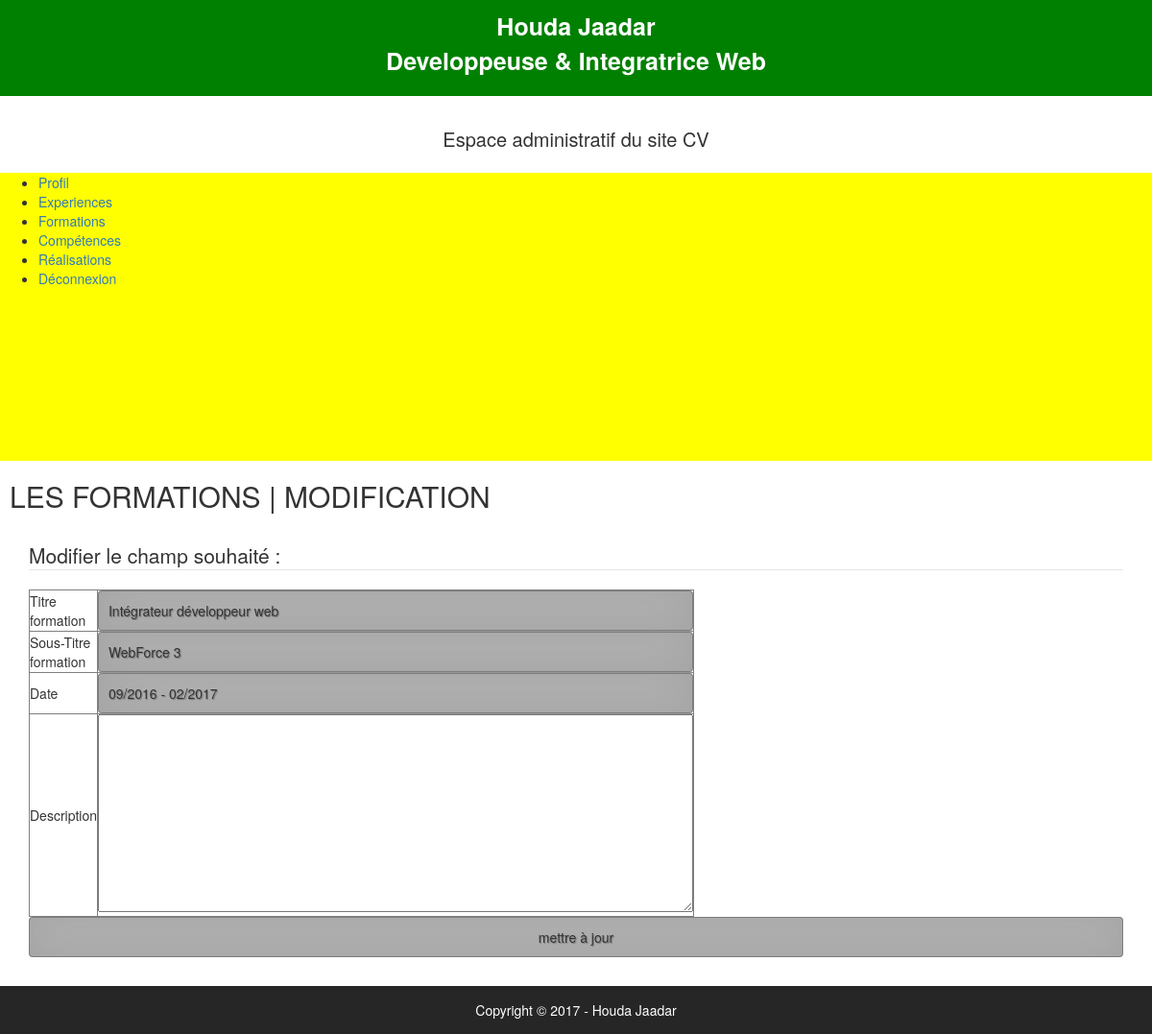
Screenshot of /admin/modif_formation.php?id_formation=1 (signed in) with the database file from the repository.
### tables this page shows
CREATE TABLE `t_utilisateur` (
  `id_utilisateur` smallint(5) NOT NULL,
  `prenom` varchar(25) NOT NULL,
  `nom` varchar(25) NOT NULL,
  `email` varchar(50) NOT NULL,
  `telephone` varchar(20) NOT NULL COMMENT 'varchar car 0 n''est pas un entier',
  `mdp` varchar(13) NOT NULL,
  `pseudo` varchar(13) NOT NULL,
  `avatar` varchar(13) NOT NULL,
  `age` smallint(5) NOT NULL,
  `date_naissance` date NOT NULL,
  `sexe` enum('Femme','Homme') NOT NULL,
  `etat_civil` enum('M.','Mme') NOT NULL,
  `statut_marital` varchar(13) NOT NULL,
  `adresse` text NOT NULL,
  `code_postal` varchar(5) NOT NULL,
  `ville` varchar(50) NOT NULL,
  `pays` varchar(25) NOT NULL,
  `note` varchar(20) NOT NULL
);

CREATE TABLE `t_formations` (
  `id_formation` int(11) NOT NULL,
  `titre_f` varchar(45) NOT NULL,
  `sous_titre_f` varchar(45) NOT NULL,
  `dates_f` varchar(45) NOT NULL,
  `description_f` text,
  `utilisateur_id` int(11) NOT NULL
);

### admin/modif_formation.php (the view, shortened to what this page needs)
<?php require '../connexion/connexion.php'; ?>
<?php
$id_formation = $_GET['id_formation'];
$sql = $pdoCV -> query("SELECT * FROM t_formations WHERE id_formation = '$id_formation'");
$ligne_formation = $sql->fetch();
?>
<?php include'haut.php';?>
	<div class="contenuPrincipal">
		<h2 class="h2"> Les formations | modification </h2>
		<div>
			<form action="modif_formation.php" method="POST">
				<legend>Modifier le champ souhaité : </legend>
				<table width="200px" border="">
                    <tr>
                        <td>Titre formation</td>
                        <td><input type="text" name="titre_f" value="<?= $ligne_formation['titre_f']; ?>" required></td>
                    </tr>
                    <tr>
                        <td>Sous-Titre formation</td>
                        <td><input type="text" name="sous_titre_f" value="<?= $ligne_formation['sous_titre_f']; ?>" required></td>
                    </tr>
					<tr>
                        <td>Date</td>
                        <td><input type="text" name="dates_f" value="<?= $ligne_formation['dates_f']; ?>" required></td>
                    </tr>
					<tr>
                        <td>Description</td>
                        <td><textarea id="editor1" size="100" cols="80" rows="10" name="description_f" required><?= $ligne_formation['description_f']; ?></textarea>
                        </td>
                    </tr>
				</table>
					<input type="submit" value="mettre à jour">
			</form>
		</div>
	</div>
<?php include'bas.php';?>

### admin/haut.php (shortened to what this page needs)
<?php require '../connexion/connexion.php'; ?>
<?php
        $sql = $pdoCV->query("SELECT * FROM t_utilisateur");
        $resultat = $sql->fetch();?>
<!DOCTYPE html>
<html lang="fr">
<head>
    <link rel="stylesheet" type="text/css" href="../css/style.css">
    <link rel="stylesheet" href="https://maxcdn.bootstrapcdn.com/bootstrap/3.3.7/css/bootstrap.min.css">
</head>
<body>
    <header>
    	<div class="nom">
    		<p><?php echo $resultat['prenom'].' ' .$resultat['nom'].'<br>';?>
    		Developpeuse & Integratrice Web</p>
    	</div>
    	<h1 id="espaceAdmin">Espace administratif du site CV</h1>
        <div id="navb">
            <nav id="navbar">
                <ul>
                    <li><a href="utilisateur.php">Profil</a></li>
                    <li><a href="experience.php">Experiences</a></li>
                    <li><a href="formation.php">Formations</a></li>
                    <li><a href="competence.php">Compétences</a></li>
                    <li><a href="realisation.php">Réalisations</a></li>
                    <li><a href="index.php?deconnect">Déconnexion</a></li>
                </ul>
            </nav>
        </div>
    </header>

### admin/bas.php
<?php require '../connexion/connexion.php'; ?>
 <?php $sql = $pdoCV->query("SELECT * FROM t_utilisateur");
 $resultat = $sql->fetch(); ?>
<footer>
	<div>
		<p>Copyright © <?php echo DATE('Y').' - '.$resultat['prenom'].' ' .$resultat['nom'];?> </p>
	</div>
</footer>
</body>
</html>

### css/style.css (style rules this page uses)
body { font-family: 'Quicksand', sans-serif; margin: 0; padding: 0; border: 0; }
.nom { height: 100px; background-color: green; text-align: center; font-weight: bolder; font-size: 25px; padding-top: 10px; padding-bottom: 15px; color: white; }
#navbar { margin: 0 auto; width:1200px; height: 300px; }
#navb { width: 100%; background-color: yellow; }
#espaceAdmin { font-size: 20px; text-align: center; height: 50px; line-height: 50px; }
.h2 { font-size: 20px; font-weight: bolder; text-transform: uppercase; margin: 30px 10px; }
form { margin: 30px 30px; }
footer { height: 50px; background-color: #262626; text-align: center; font-size:1em; color: white; line-height: 50px; }
* { -webkit-box-sizing:border-box; -moz-box-sizing:border-box; -ms-box-sizing:border-box; -o-box-sizing:border-box; box-sizing:border-box; }
html { width: 100%; height:100%; overflow:hidden; }
body { width: 100%; height:100%; font-family: 'Open Sans', sans-serif; background: #092756; }
input { width: 100%; margin-bottom: 10px; background: rgba(0,0,0,0.3); border: none; outline: none; padding: 10px; font-size: 13px; color: #fff; text-shadow: 1px 1px 1px rgba(0,0,0,0.3); border: 1px solid rgba(0,0,0,0.3); border-radius: 4px; box-shadow: inset 0 -5px 45px rgba(100,100,100,0.2), 0 1px 1px rgba(255,255,255,0.2); -webkit-transition: box-shadow .5s ease; -moz-transition: box-shadow .5s ease; -o-transition: box-shadow .5s ease; -ms-transition: box-shadow .5s ease; transition: box-shadow .5s ease; }

### rows the page displays
t_utilisateur: prenom "Houda", nom "Jaadar"
t_formations: titre_f "Intégrateur développeur web", sous_titre_f "WebForce 3", dates_f "09/2016 - 02/2017"

### other values shown
DATE('Y') "2017"
